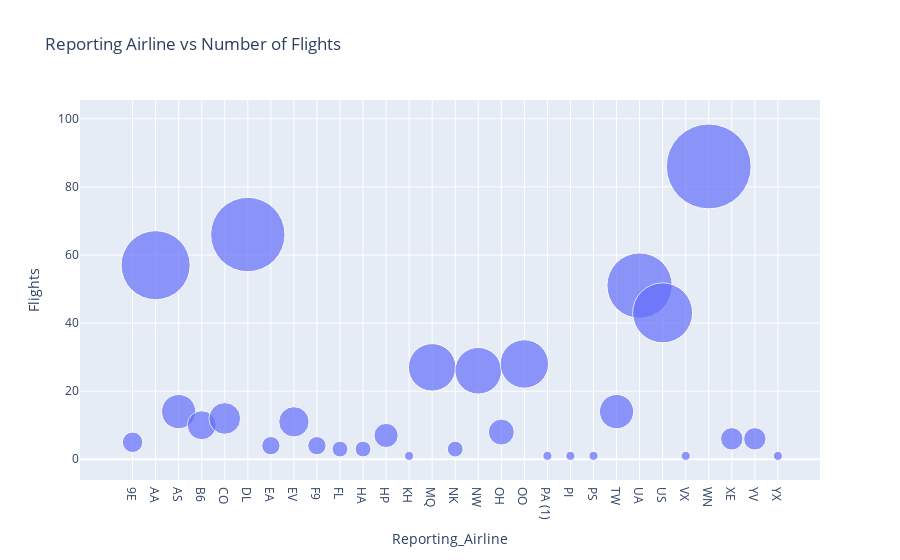

The code cell stored with this chart in its notebook:
### Markdown cell above
**To do**

*   Create a bubble chart using the `bub_data` with x-axis being reporting airline and y-axis being flights.
*   Provide title to the chart
*   Update size of the bubble based on the number of flights. Use `size` parameter.
*   Update name of the hover tooltip to `reporting_airline` using `hover_name` parameter.

### Code cell
# Create bubble chart here
fig = px.scatter(bub_data, x="Reporting_Airline", y="Flights", size="Flights",
                 hover_name="Reporting_Airline", title='Reporting Airline vs Number of Flights', size_max=60)
fig.show()

### Figure 1 — Plotly figure (JSON) as saved in the notebook; plotly's stock layout.template omitted (floating-point values rounded to 4 significant figures)
{"data": [{"hovertemplate": "<b>%{hovertext}</b><br><br>Reporting_Airline=%{x}<br>Flights=%{marker.size}<extra></extra>", "hovertext": ["9E", "AA", "AS", "B6", "CO", "DL", "EA", "EV", "F9", "FL", "HA", "HP", "KH", "MQ", "NK", "NW", "OH", "OO", "PA (1)", "PI", "PS", "TW", "UA", "US", "VX", "WN", "XE", "YV", "YX"], "legendgroup": "", "marker": {"color": "#636efa", "size": [5, 57, 14, 10, 12, 66, 4, 11, 4, 3, 3, 7, 1, 27, 3, 26, 8, 28, 1, 1, 1, 14, 51, 43, 1, 86, 6, 6, 1], "sizemode": "area", "sizeref": 0.02389, "symbol": "circle"}, "mode": "markers", "name": "", "orientation": "v", "showlegend": false, "x": ["9E", "AA", "AS", "B6", "CO", "DL", "EA", "EV", "F9", "FL", "HA", "HP", "KH", "MQ", "NK", "NW", "OH", "OO", "PA (1)", "PI", "PS", "TW", "UA", "US", "VX", "WN", "XE", "YV", "YX"], "xaxis": "x", "y": [5, 57, 14, 10, 12, 66, 4, 11, 4, 3, 3, 7, 1, 27, 3, 26, 8, 28, 1, 1, 1, 14, 51, 43, 1, 86, 6, 6, 1], "yaxis": "y", "type": "scatter"}], "layout": {"xaxis": {"anchor": "y", "domain": [0, 1], "title": {"text": "Reporting_Airline"}, "type": "category", "range": [-1.956, 29.75], "autorange": true}, "yaxis": {"anchor": "x", "domain": [0, 1], "title": {"text": "Flights"}, "type": "linear", "range": [-11.11, 130.4], "autorange": true}, "legend": {"tracegroupgap": 0, "itemsizing": "constant"}, "title": {"text": "Reporting Airline vs Number of Flights"}, "autosize": true}}
